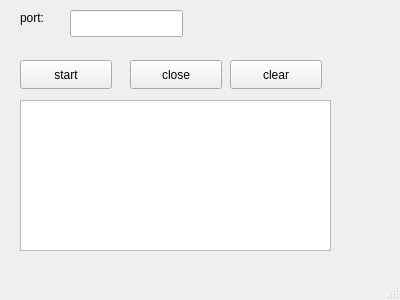
<?xml version="1.0" encoding="UTF-8"?>
<ui version="4.0">
 <class>MainWindow</class>
 <widget class="QMainWindow" name="MainWindow">
  <property name="geometry">
   <rect>
    <x>0</x>
    <y>0</y>
    <width>400</width>
    <height>300</height>
   </rect>
  </property>
  <property name="windowTitle">
   <string>MainWindow</string>
  </property>
  <widget class="QWidget" name="centralwidget">
   <widget class="QLabel" name="label">
    <property name="geometry">
     <rect>
      <x>20</x>
      <y>10</y>
      <width>69</width>
      <height>16</height>
     </rect>
    </property>
    <property name="text">
     <string>port:</string>
    </property>
   </widget>
   <widget class="QLineEdit" name="lineEdit">
    <property name="geometry">
     <rect>
      <x>70</x>
      <y>10</y>
      <width>113</width>
      <height>27</height>
     </rect>
    </property>
   </widget>
   <widget class="QPushButton" name="start">
    <property name="geometry">
     <rect>
      <x>20</x>
      <y>60</y>
      <width>92</width>
      <height>29</height>
     </rect>
    </property>
    <property name="text">
     <string>start</string>
    </property>
   </widget>
   <widget class="QPushButton" name="close">
    <property name="geometry">
     <rect>
      <x>130</x>
      <y>60</y>
      <width>92</width>
      <height>29</height>
     </rect>
    </property>
    <property name="text">
     <string>close</string>
    </property>
   </widget>
   <widget class="QPushButton" name="clear">
    <property name="geometry">
     <rect>
      <x>230</x>
      <y>60</y>
      <width>92</width>
      <height>29</height>
     </rect>
    </property>
    <property name="text">
     <string>clear</string>
    </property>
   </widget>
   <widget class="QTextEdit" name="textEdit">
    <property name="geometry">
     <rect>
      <x>20</x>
      <y>100</y>
      <width>311</width>
      <height>151</height>
     </rect>
    </property>
   </widget>
  </widget>
  <widget class="QMenuBar" name="menubar">
   <property name="geometry">
    <rect>
     <x>0</x>
     <y>0</y>
     <width>400</width>
     <height>25</height>
    </rect>
   </property>
  </widget>
  <widget class="QStatusBar" name="statusbar"/>
 </widget>
 <resources/>
 <connections/>
</ui>
